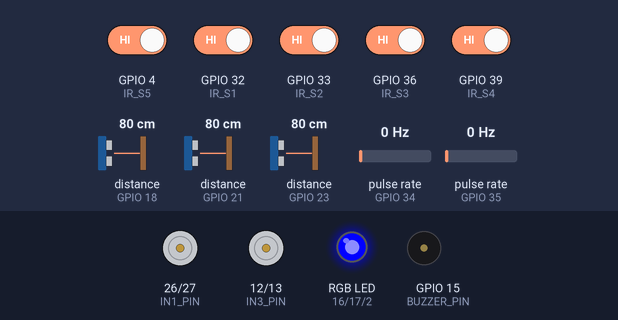
A sketch run on a simulated ESP32. Parts: motor-driver pin pairs drawn as motors (green arrow = first pin HIGH = forward, orange = second pin HIGH = backward, longer = more drive, scaled by the enable pin), an RGB LED mixed from three pins (HIGH = lit), buzzer (waves = sounding, pin HIGH). Wiring (inferred from the names in the program): 3 × ultrasonic range finder: trigger GPIO 5, echo GPIO 18 / trigger GPIO 19, echo GPIO 21 / trigger GPIO 22, echo GPIO 23; 2 × pulse sensor: data GPIO 34 / data GPIO 35. The inputs (shaded band) are chosen by the test bench; at power-on: GPIO 4 (IR_S5), GPIO 32 (IR_S1), GPIO 33 (IR_S2), GPIO 36 (IR_S3), GPIO 39 (IR_S4) HIGH, distance to the obstacle (sensors on GPIO 18, GPIO 21, GPIO 23) 80 cm, pulse rate (sensors on GPIO 34, GPIO 35) 0 Hz. The echo pulse lasts 58.3 µs per cm; WiFi joins after 1.5 s; servers stay silent unless stated; uploads are accepted with an empty reply; pins used as bus, display or sensor lines are not drawn; what the sketch prints to the serial monitor is not drawn.

Above: at 1.6 s.
Timing chart, 0 to 3.1 s (numbered marks = the images above):
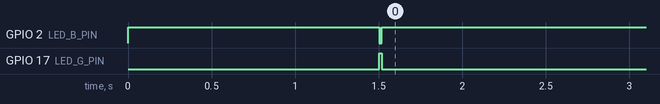

The sketch:

orion_rover_esp32.ino
```cpp
#include <WiFi.h>
#include <HTTPClient.h>
#include <ArduinoJson.h>

// 1. CONFIGURATION WI-FI & SERVEUR FLASK
const char* WIFI_SSID     = "Cecilin-HT";
const char* WIFI_PASSWORD = "herinjaratanjonacecilinhh1551";
const char* SERVER_URL    = "http://10.58.213.81:5000";

// 2. BROCHES MATERIELLES (GPIO ESP32)
const int ENA_PIN = 25, IN1_PIN = 26, IN2_PIN = 27;
const int ENB_PIN = 14, IN3_PIN = 12, IN4_PIN = 13;

const int ENC_LEFT_PIN  = 34;
const int ENC_RIGHT_PIN = 35;

const int TRIG_FRONT = 5,  ECHO_FRONT = 18;
const int TRIG_LEFT  = 19, ECHO_LEFT  = 21;
const int TRIG_RIGHT = 22, ECHO_RIGHT = 23;

const int IR_S1 = 32, IR_S2 = 33, IR_S3 = 36, IR_S4 = 39, IR_S5 = 4;

const int BUZZER_PIN = 15;
const int LED_R_PIN  = 16, LED_G_PIN = 17, LED_B_PIN = 2;

// 3. CONSTANTES PHYSIQUES & PID
const float SOUND_SPEED_CM_US = 0.0343;
const float WHEEL_RADIUS_CM   = 3.25;
const float WHEEL_BASE_CM     = 15.0;
const int   TICKS_PER_REV     = 20;

float Kp = 28.0, Ki = 0.5, Kd = 12.0;
float pidIntegral = 0.0, pidPrevError = 0.0;
int   baseSpeed = 165;

// 4. ETAT DU ROBOT & ODOMETRIE
enum RobotState { STATE_ATTENTE, STATE_ROUTE, STATE_EVITEMENT, STATE_LIVRAISON, STATE_RETOUR };
RobotState currentState = STATE_ATTENTE;
bool emergencyStop = false;

volatile long leftTicks = 0, rightTicks = 0;
long prevLeftTicks = 0, prevRightTicks = 0;
float posX = 0.0, posY = 0.0, theta = 0.0;

// Moyenne glissante sur 3 mesures par capteur ultrason
float f0 = 100.0, f1 = 100.0, f2 = 100.0;
float l0 = 100.0, l1 = 100.0, l2 = 100.0;
float r0 = 100.0, r1 = 100.0, r2 = 100.0;

unsigned long lastControlTime = 0, lastHttpTime = 0;
const unsigned long CONTROL_DT_MS = 50;
const unsigned long HTTP_DT_MS    = 300;

void IRAM_ATTR onLeftEncoder()  { leftTicks++; }
void IRAM_ATTR onRightEncoder() { rightTicks++; }

void setLedRGB(bool r, bool g, bool b) {
  digitalWrite(LED_R_PIN, r ? HIGH : LOW);
  digitalWrite(LED_G_PIN, g ? HIGH : LOW);
  digitalWrite(LED_B_PIN, b ? HIGH : LOW);
}

void setMotors(int leftPWM, int rightPWM) {
  leftPWM  = constrain(leftPWM,  -255, 255);
  rightPWM = constrain(rightPWM, -255, 255);

  digitalWrite(IN1_PIN, leftPWM >= 0 ? HIGH : LOW);
  digitalWrite(IN2_PIN, leftPWM >= 0 ? LOW  : HIGH);
  analogWrite(ENA_PIN, abs(leftPWM));

  digitalWrite(IN3_PIN, rightPWM >= 0 ? HIGH : LOW);
  digitalWrite(IN4_PIN, rightPWM >= 0 ? LOW  : HIGH);
  analogWrite(ENB_PIN, abs(rightPWM));
}

void stopMotors() { setMotors(0, 0); }

float readUltrasonicRaw(int trigPin, int echoPin) {
  digitalWrite(trigPin, LOW); delayMicroseconds(2);
  digitalWrite(trigPin, HIGH); delayMicroseconds(10);
  digitalWrite(trigPin, LOW);
  long duration = pulseIn(echoPin, HIGH, 25000);
  if (duration == 0) return 200.0;
  return constrain((duration * SOUND_SPEED_CM_US) / 2.0, 0.0, 400.0);
}

void updateOdometry() {
  long dL = leftTicks - prevLeftTicks;
  long dR = rightTicks - prevRightTicks;
  prevLeftTicks = leftTicks; prevRightTicks = rightTicks;

  float distPerTick = (2.0 * PI * WHEEL_RADIUS_CM) / TICKS_PER_REV;
  float dG = dL * distPerTick;
  float dD = dR * distPerTick;
  float deltaS = (dD + dG) / 2.0;
  float deltaTheta = (dD - dG) / WHEEL_BASE_CM;

  posX += deltaS * cos(theta);
  posY += deltaS * sin(theta);
  theta += deltaTheta;
}

float computeLineError(int s1, int s2, int s3, int s4, int s5) {
  int sum = 0, active = 0;
  if (s1 == 0) { sum += -2; active++; }
  if (s2 == 0) { sum += -1; active++; }
  if (s3 == 0) { sum +=  0; active++; }
  if (s4 == 0) { sum +=  1; active++; }
  if (s5 == 0) { sum +=  2; active++; }
  if (active == 0) return pidPrevError;
  return (float)sum / (float)active;
}

void syncWithFlask(float dFront, float dLeft, float dRight, int s1, int s2, int s3, int s4, int s5) {
  if (WiFi.status() != WL_CONNECTED) return;
  HTTPClient http;

  http.begin(String(SERVER_URL) + "/api/sensors");
  http.addHeader("Content-Type", "application/json");
  JsonDocument doc;
  JsonObject us = doc["ultrasonic"].to<JsonObject>();
  us["front"] = round(dFront * 10.0) / 10.0;
  us["left"]  = round(dLeft  * 10.0) / 10.0;
  us["right"] = round(dRight * 10.0) / 10.0;

  JsonObject irObj = doc["infrared"].to<JsonObject>();
  irObj["s1"] = s1; irObj["s2"] = s2; irObj["s3"] = s3;
  irObj["s4"] = s4; irObj["s5"] = s5;

  String payload;
  serializeJson(doc, payload);
  int code = http.POST(payload);
  Serial.println("POST /api/sensors -> HTTP " + String(code));
  http.end();

  http.begin(String(SERVER_URL) + "/api/status");
  if (http.GET() == 200) {
    JsonDocument statusDoc;
    deserializeJson(statusDoc, http.getString());
    emergencyStop = statusDoc["data"]["emergency_stop"] | false;
  }
  http.end();

  if (currentState == STATE_ATTENTE && !emergencyStop) {
    http.begin(String(SERVER_URL) + "/api/deliveries");
    if (http.GET() == 200) {
      JsonDocument delivDoc;
      deserializeJson(delivDoc, http.getString());
      if (!delivDoc["current_delivery"].isNull()) {
        currentState = STATE_ROUTE;
        tone(BUZZER_PIN, 1200, 200);
      }
    }
    http.end();
  }
}

void setup() {
  Serial.begin(115200);
  pinMode(ENA_PIN, OUTPUT); pinMode(IN1_PIN, OUTPUT); pinMode(IN2_PIN, OUTPUT);
  pinMode(ENB_PIN, OUTPUT); pinMode(IN3_PIN, OUTPUT); pinMode(IN4_PIN, OUTPUT);
  pinMode(TRIG_FRONT, OUTPUT); pinMode(ECHO_FRONT, INPUT);
  pinMode(TRIG_LEFT, OUTPUT);  pinMode(ECHO_LEFT, INPUT);
  pinMode(TRIG_RIGHT, OUTPUT); pinMode(ECHO_RIGHT, INPUT);
  pinMode(IR_S1, INPUT); pinMode(IR_S2, INPUT); pinMode(IR_S3, INPUT);
  pinMode(IR_S4, INPUT); pinMode(IR_S5, INPUT);
  pinMode(BUZZER_PIN, OUTPUT);
  pinMode(LED_R_PIN, OUTPUT); pinMode(LED_G_PIN, OUTPUT); pinMode(LED_B_PIN, OUTPUT);

  attachInterrupt(digitalPinToInterrupt(ENC_LEFT_PIN),  onLeftEncoder,  RISING);
  attachInterrupt(digitalPinToInterrupt(ENC_RIGHT_PIN), onRightEncoder, RISING);

  setLedRGB(false, false, true);
  WiFi.begin(WIFI_SSID, WIFI_PASSWORD);
  Serial.print("Connexion Wi-Fi");
  int tries = 0;
  while (WiFi.status() != WL_CONNECTED && tries < 25) {
    delay(500);
    Serial.print(".");
    tries++;
  }
  if (WiFi.status() == WL_CONNECTED) {
    Serial.println("\nWi-Fi connecte ! IP ESP32 : " + WiFi.localIP().toString());
    setLedRGB(false, true, false);
  } else {
    Serial.println("\nEchec Wi-Fi (mode autonome actif)");
    setLedRGB(true, false, false);
  }
}

void loop() {
  unsigned long now = millis();
  if (now - lastControlTime >= CONTROL_DT_MS) {
    float dt = (now - lastControlTime) / 1000.0;
    lastControlTime = now;

    // Decalage moyenne glissante sur 3 mesures
    f2 = f1; f1 = f0; f0 = readUltrasonicRaw(TRIG_FRONT, ECHO_FRONT);
    l2 = l1; l1 = l0; l0 = readUltrasonicRaw(TRIG_LEFT,  ECHO_LEFT);
    r2 = r1; r1 = r0; r0 = readUltrasonicRaw(TRIG_RIGHT, ECHO_RIGHT);

    float dFront = (f0 + f1 + f2) / 3.0;
    float dLeft  = (l0 + l1 + l2) / 3.0;
    float dRight = (r0 + r1 + r2) / 3.0;

    int s1 = digitalRead(IR_S1);
    int s2 = digitalRead(IR_S2);
    int s3 = digitalRead(IR_S3);
    int s4 = digitalRead(IR_S4);
    int s5 = digitalRead(IR_S5);

    updateOdometry();

    if (emergencyStop) { stopMotors(); setLedRGB(true, false, false); return; }

    switch (currentState) {
      case STATE_ATTENTE:
        stopMotors(); setLedRGB(false, false, true);
        break;
      case STATE_ROUTE: {
        int zone = (dFront < 15.0) ? 2 : ((dFront <= 40.0) ? 1 : 0);
        switch (zone) {
          case 2:
            stopMotors(); setLedRGB(true, false, false);
            tone(BUZZER_PIN, 2000, 150);
            currentState = STATE_EVITEMENT;
            break;
          case 1: {
            setLedRGB(true, true, false);
            float ratio = (dFront - 15.0) / 25.0;
            int spd = (int)(90 + ratio * (baseSpeed - 90));
            float err = computeLineError(s1, s2, s3, s4, s5);
            pidIntegral += err * dt;
            float deriv = (err - pidPrevError) / dt;
            pidPrevError = err;
            int corr = (int)(Kp * err + Ki * pidIntegral + Kd * deriv);
            setMotors(spd + corr, spd - corr);
            break;
          }
          default: {
            setLedRGB(false, true, false);
            float err = computeLineError(s1, s2, s3, s4, s5);
            pidIntegral += err * dt;
            float deriv = (err - pidPrevError) / dt;
            pidPrevError = err;
            int corr = (int)(Kp * err + Ki * pidIntegral + Kd * deriv);
            setMotors(baseSpeed + corr, baseSpeed - corr);
            break;
          }
        }
        break;
      }
      case STATE_EVITEMENT:
        setLedRGB(true, false, true);
        if (dLeft >= dRight) setMotors(-130, 130); else setMotors(130, -130);
        delay(350); setMotors(150, 150); delay(500);
        currentState = STATE_ROUTE;
        break;
      case STATE_LIVRAISON:
        stopMotors(); setLedRGB(false, true, true);
        tone(BUZZER_PIN, 1500, 400); delay(2000);
        currentState = STATE_ATTENTE;
        break;
      case STATE_RETOUR:
        setLedRGB(false, true, false);
        break;
    }

    if (now - lastHttpTime >= HTTP_DT_MS) {
      lastHttpTime = now;
      syncWithFlask(dFront, dLeft, dRight, s1, s2, s3, s4, s5);
    }
  }
}
```

Measured:
- by itself, GPIO 2 (LED_B_PIN): HIGH → LOW at 1.5 s, → HIGH 0.02 s later
- by itself, GPIO 17 (LED_G_PIN): HIGH → LOW at 1.5 s
